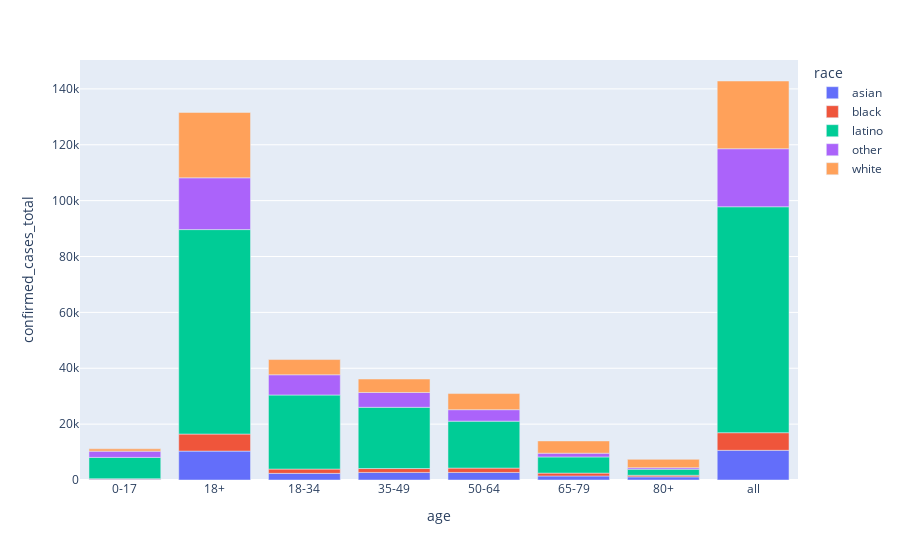

The notebook cell saved with this chart:
### Code cell
fig = px.bar(latimes_single_day,
           x="age",
           y="confirmed_cases_total",
            color="race")
             
# ,
#             color="race",
#             barmode="group"
# fig.update_xaxes(rangeslider_visible=True)
fig.show()

### Figure 1 — Plotly figure (JSON) as saved in the notebook; plotly's stock layout.template omitted (floating-point values rounded to 4 significant figures)
{"data": [{"alignmentgroup": "True", "hovertemplate": "race=asian<br>age=%{x}<br>confirmed_cases_total=%{y}<extra></extra>", "legendgroup": "asian", "marker": {"color": "#636efa"}, "name": "asian", "offsetgroup": "asian", "orientation": "v", "showlegend": true, "textposition": "auto", "type": "bar", "x": ["0-17", "18+", "18-34", "35-49", "50-64", "65-79", "80+", "all"], "xaxis": "x", "y": [271, 10342, 2373, 2709, 2703, 1438, 1119, 10624], "yaxis": "y"}, {"alignmentgroup": "True", "hovertemplate": "race=black<br>age=%{x}<br>confirmed_cases_total=%{y}<extra></extra>", "legendgroup": "black", "marker": {"color": "#EF553B"}, "name": "black", "offsetgroup": "black", "orientation": "v", "showlegend": true, "textposition": "auto", "type": "bar", "x": ["0-17", "18+", "18-34", "35-49", "50-64", "65-79", "80+", "all"], "xaxis": "x", "y": [197, 6102, 1541, 1401, 1560, 1023, 577, 6309], "yaxis": "y"}, {"alignmentgroup": "True", "hovertemplate": "race=latino<br>age=%{x}<br>confirmed_cases_total=%{y}<extra></extra>", "legendgroup": "latino", "marker": {"color": "#00cc96"}, "name": "latino", "offsetgroup": "latino", "orientation": "v", "showlegend": true, "textposition": "auto", "type": "bar", "x": ["0-17", "18+", "18-34", "35-49", "50-64", "65-79", "80+", "all"], "xaxis": "x", "y": [7625, 73193, 26511, 21910, 16802, 5792, 2178, 80875], "yaxis": "y"}, {"alignmentgroup": "True", "hovertemplate": "race=other<br>age=%{x}<br>confirmed_cases_total=%{y}<extra></extra>", "legendgroup": "other", "marker": {"color": "#ab63fa"}, "name": "other", "offsetgroup": "other", "orientation": "v", "showlegend": true, "textposition": "auto", "type": "bar", "x": ["0-17", "18+", "18-34", "35-49", "50-64", "65-79", "80+", "all"], "xaxis": "x", "y": [2233, 18534, 7239, 5307, 4104, 1342, 542, 20769], "yaxis": "y"}, {"alignmentgroup": "True", "hovertemplate": "race=white<br>age=%{x}<br>confirmed_cases_total=%{y}<extra></extra>", "legendgroup": "white", "marker": {"color": "#FFA15A"}, "name": "white", "offsetgroup": "white", "orientation": "v", "showlegend": true, "textposition": "auto", "type": "bar", "x": ["0-17", "18+", "18-34", "35-49", "50-64", "65-79", "80+", "all"], "xaxis": "x", "y": [820, 23394, 5445, 4819, 5767, 4389, 2974, 24242], "yaxis": "y"}], "layout": {"autosize": true, "barmode": "relative", "legend": {"title": {"text": "race"}, "tracegroupgap": 0}, "margin": {"t": 60}, "xaxis": {"anchor": "y", "autorange": true, "domain": [0, 1], "range": [-0.5, 7.5], "title": {"text": "age"}, "type": "category"}, "yaxis": {"anchor": "x", "autorange": true, "domain": [0, 1], "range": [0, 150300.0], "title": {"text": "confirmed_cases_total"}, "type": "linear"}}}
